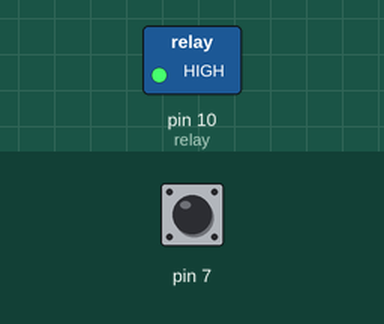
Recording of a sketch running on a simulated Arduino Uno, built with avr-gcc and run on an emulated ATmega328P. Shown: switched loads named in the sketch (green lamp = pin HIGH). Dashed ring = blinking. The test bench sets the inputs (shaded band); at power-on: pin 7 HIGH.

Above: at 1.2 s.
1.3 s: pin 7 pulled LOW for 1 s
At 1.45 s:
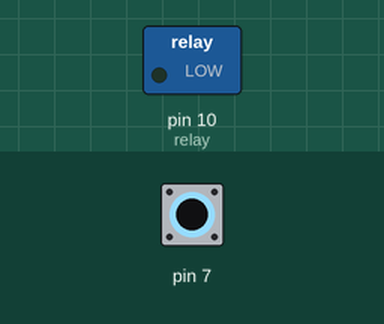
3.8 s: pin 7 pulled LOW for 0.15 s
At 5.0 s:
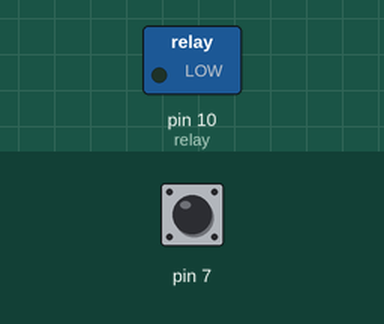
5.4 s: pin 7 pulled LOW for 3.2 s
At 9.0 s:
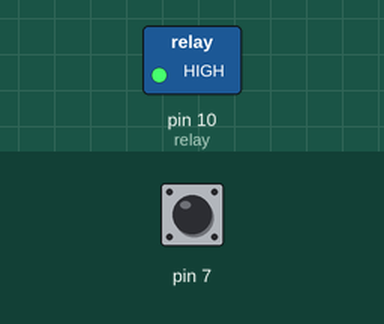
Timing chart, 0 to 10.5 s (numbered marks = the images above; inputs shaded):
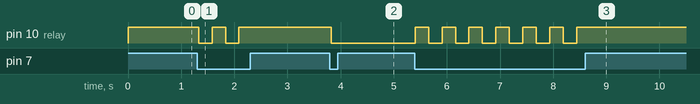

The sketch:

RelayCTRL.ino
```cpp
#include <CapacitiveSensor.h>
#include <SoftwareSerial.h>

CapacitiveSensor cs_4_7 = CapacitiveSensor(4, 7);

int tx = 2;
int rx = 3;
int relay = 10;
boolean RLY;

SoftwareSerial BT(tx, rx);
String cmd = "";

void setup()
{
  BT.begin(9600);
  pinMode(relay, OUTPUT);
  digitalWrite(relay, HIGH);
  RLY = false;
}

void loop()
{
  while(BT.available())
  {
    char RCV = (char)BT.read();
    cmd += RCV;
    delay(5);
  }
  if(!cmd.equals(""))
  {
    if(cmd == "sw")
    {
      if(RLY == true)
      {
        digitalWrite(relay, HIGH);
        RLY = false;
      }
      else if(RLY == false)
      {
        digitalWrite(relay, LOW);
        RLY = true;
      }
    }
    cmd="";
  }

  long TCH = cs_4_7.capacitiveSensorRaw(30);
  if(TCH > 1000)
  {
    if(RLY == true)
      {
        digitalWrite(relay, HIGH);
        RLY = false;
        delay(200);
      }
      else if(RLY == false)
      {
        digitalWrite(relay, LOW);
        RLY = true;
        delay(200);
      }
  }
  delay(50);
}
```

Measured:
- after the input at 1.3 s, pin 10 (relay): alternates HIGH for 0.25 s and LOW for 0.25 s, 4 changes in all, then stays HIGH, starting at once
- after the input at 3.8 s, pin 10 (relay): HIGH → LOW at once
- after the input at 5.4 s, pin 10 (relay): alternates HIGH for 0.25 s and LOW for 0.25 s, 13 changes in all, then stays HIGH, starting at once
